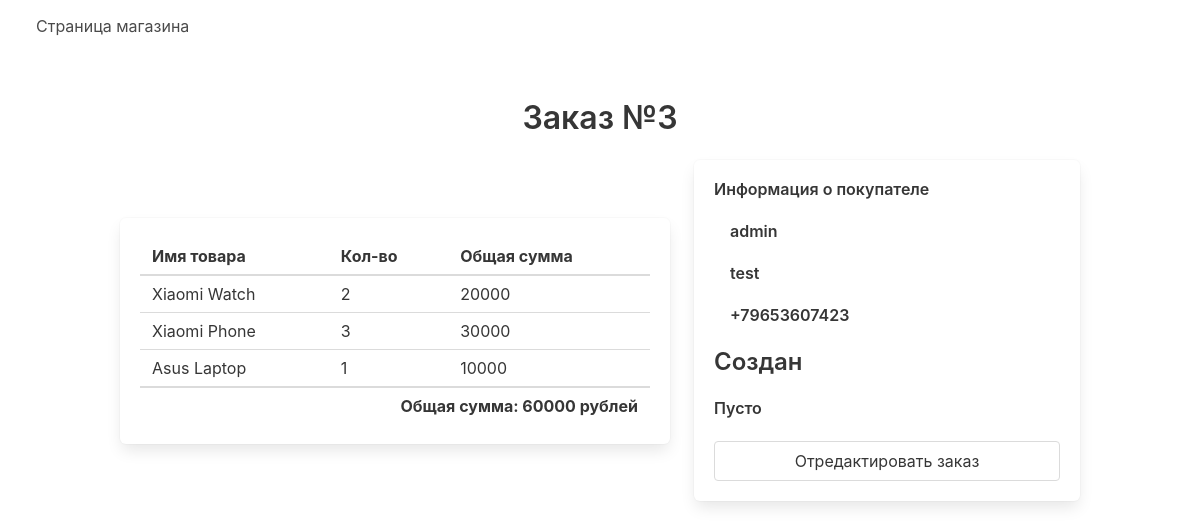
The page /staff/order/3 on the database its author committed.
### store/models.py (models this page shows, shortened)
class Order(models.Model):
    customer = models.ForeignKey(User, on_delete=models.CASCADE)
    address = models.CharField(max_length=255)
    phone = models.CharField(max_length=255)
    total_price = models.IntegerField()
    status = models.CharField(choices=STATUS, null=True, max_length=255, default='Создан')
    comment = models.CharField(max_length=255, blank= True, null=True)

class OrderProduct(models.Model):
    order = models.ForeignKey(
        Order, on_delete=models.CASCADE, related_name='order_products'
    )
    product = models.ForeignKey(Product, on_delete=models.CASCADE)
    amount = models.IntegerField()
    total = models.IntegerField()
    def __str__(self):
        return self.product.name

class Product(models.Model):
    name = models.CharField(max_length=255)
    slug = models.SlugField(unique=True)
    description = models.TextField()
    price = models.IntegerField()
    is_new = models.BooleanField()
    is_discounted = models.BooleanField()
    category = models.ForeignKey('store.Category', on_delete=models.CASCADE)
    brand = models.ForeignKey('store.Brand', on_delete=models.CASCADE)
    image = models.ImageField(default='default-product-image.png', blank=True)
    favorite = models.ManyToManyField(User, related_name='favorite_products')

### staff/views.py (the view)
# urls.py: path('order/<int:pk>', views.order, name='order'),
def order(request, pk):
    order_data = Order.objects.get(pk=pk)
    return render(request, 'order.html', {'order': order_data})

### staff/templates/order.html (shortened to what this page needs)
{% extends 'admin_layout.html' %}
{% block content %}
<div class="section">
    <div class="container">
        <div class="title has-text-centered">
            Заказ №{{order.pk}}
        </div>
        <div class="columns is-centered is-vcentered">
            <div class="column is-7">
                <div class="box ">
                    <table class="table is-fullwidth is-size-6">
                        <thead>
                            <tr>
                                <th>Имя товара</th>
                                <th>Кол-во</th>
                                <th>Общая сумма</th>
                            </tr>
                        </thead>
                        <tbody>
                            {% for product in order.order_products.all %}
                            <tr>
                                <td>{{product}}</td>
                                <td>{{product.amount}}</td>
                                <td>{{product.total}}</td>
                            </tr>
                            {% endfor %}
                        </tbody>
                        <tfoot>
                            <tr>
                                <td colspan="3" class="has-text-right has-text-weight-bold">
                                    Общая сумма: {{order.total_price}} рублей
                                </td>
                            </tr>
                        </tfoot>
                    </table>
                </div>
            </div>
            <div class="column">
                <div class="box">
                    <div class="title is-6">
                        Информация о покупателе
                    </div>
                    <div class="title is-6">
                        {{order.customer.username}}
                    </div>
                    <div class="title is-6">
                        {{order.address}}
                    </div>
                    <div class="title is-6">
                        {{order.phone}}
                    </div>
                    <div class="title is-4">
                        {% if order.status %}
                        {{order.status}}
                        {% else %}
                        Статус не выбран
                        {% endif %}
                    </div>
                    <div class="title is-6">
                        {% if order.comment %}
                        {{order.comment}}
                        {% else %}
                        Пусто
                        {% endif %}
                    </div>
                    <a href="{% url 'staff:order_edit' order.pk %}" class="button is-fullwidth">
                        Отредактировать заказ
                    </a>
                </div>
            </div>
        </div>
    </div>
</div>
{% endblock %}

### rows shown on the page
Order: pk "3", total_price "60000", customer.username "admin", address "test", phone "+79653607423", status "Cоздан"
OrderProduct: product.name "Xiaomi Watch", amount "2", total "20000"
OrderProduct: product.name "Xiaomi Phone", amount "3", total "30000"
OrderProduct: product.name "Asus Laptop", amount "1", total "10000"
